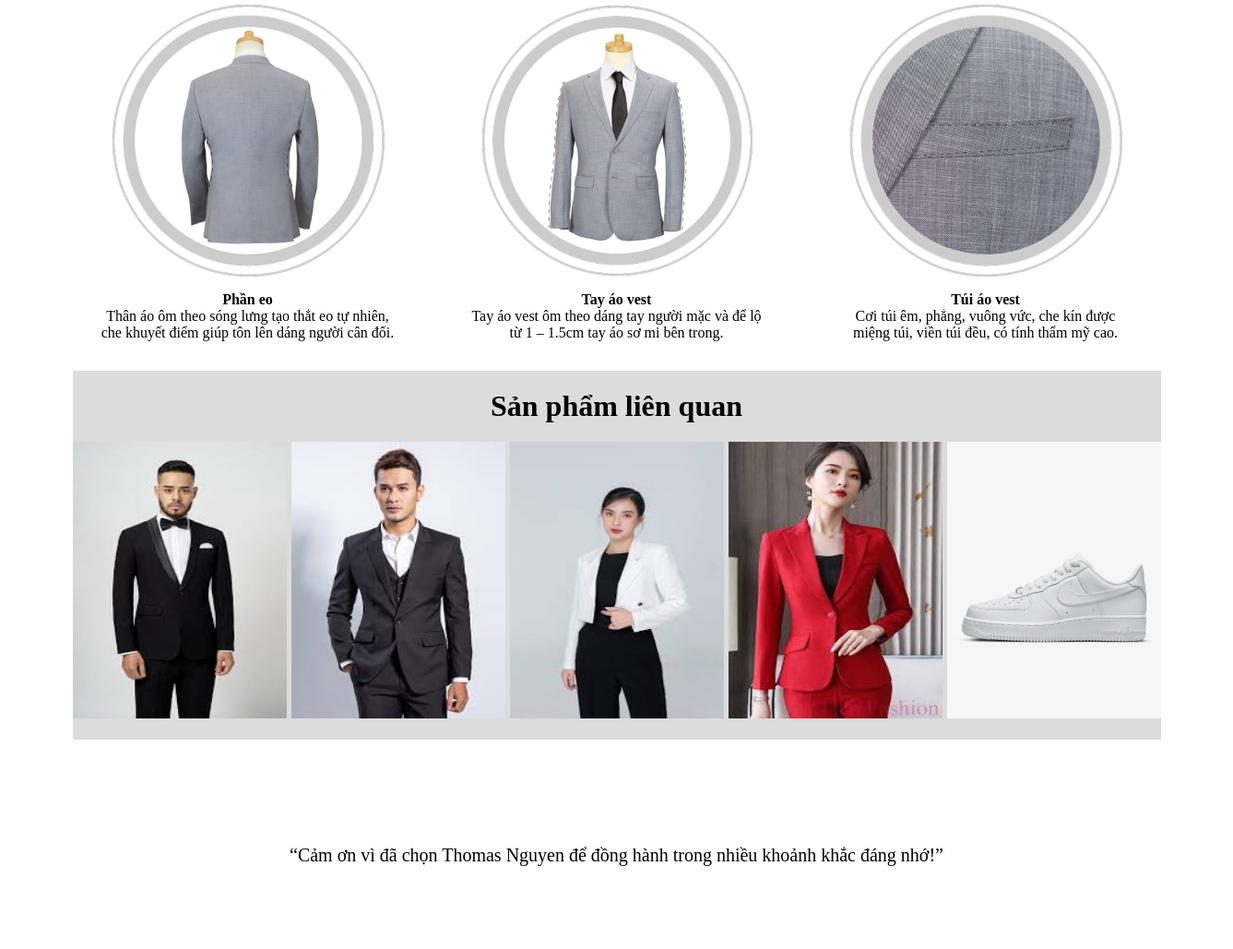
Before: /product/detail/12 (middle part) with the older database file.
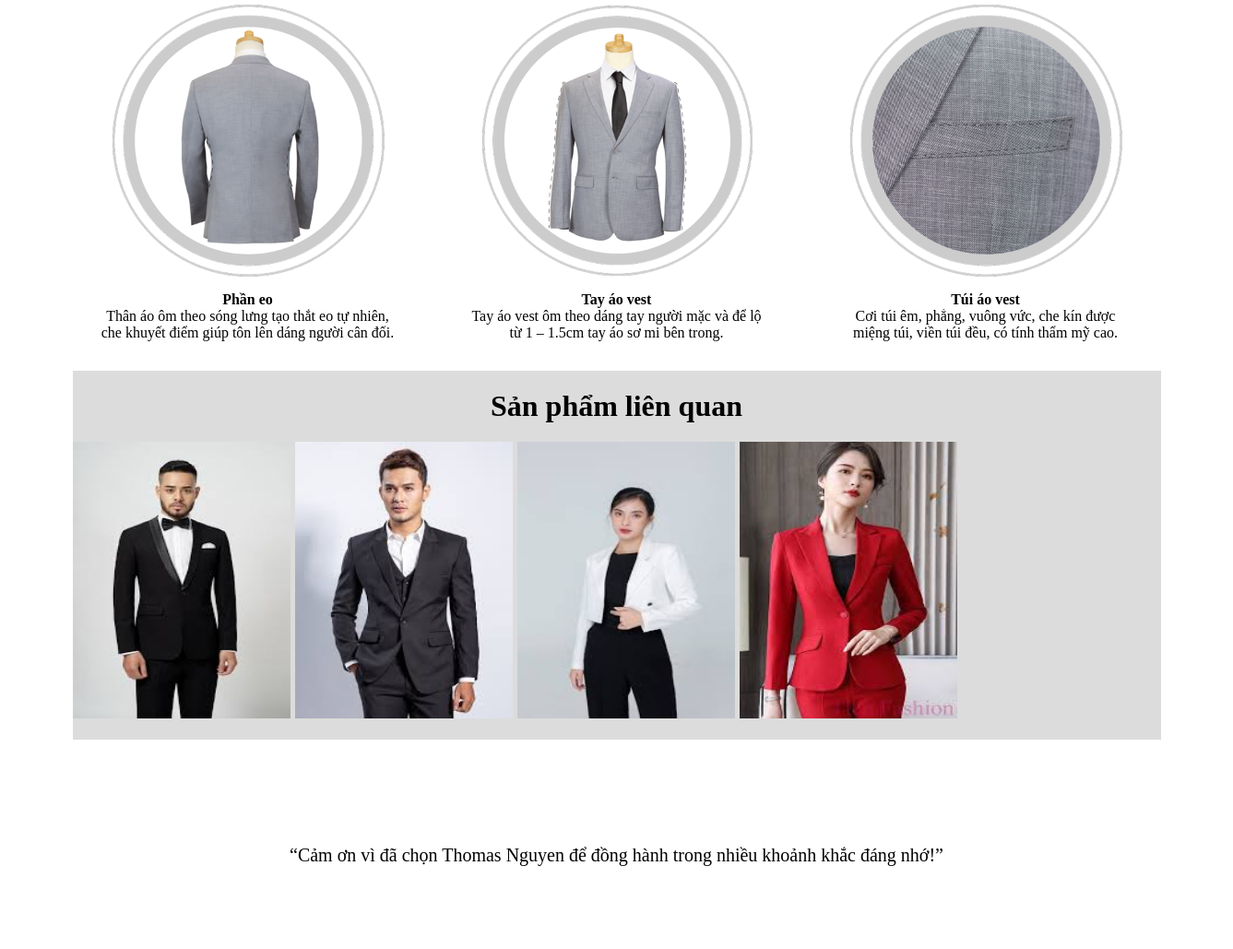
After: the same page with the newer database file.
### tables this page shows
CREATE TABLE `product` (
  `id` int(11) NOT NULL,
  `name` varchar(100) NOT NULL,
  `categories` int(10) NOT NULL,
  `price` int(11) NOT NULL,
  `description` text NOT NULL,
  `img` varchar(255) NOT NULL,
  `sale` float(11,2) NOT NULL DEFAULT 0.00,
  `status` enum('public','private') NOT NULL DEFAULT 'public',
  `amount` int(10) NOT NULL DEFAULT 0,
  `selled` int(10) NOT NULL DEFAULT 0,
  `created_at` timestamp NOT NULL DEFAULT current_timestamp() ON UPDATE current_timestamp(),
  `updated_at` timestamp NOT NULL DEFAULT '0000-00-00 00:00:00'
);

### App/Controllers/ProductController.php (called while the page is built, shortened)
<?php
class ProductController extends Controller
{
    public function detail($id)
    {
        $ProductModel = $this->model("ProductModel");
        $ProductModel->setId($id);
        $product = $ProductModel->getOneProduct();
        $this->data['product'] = $product;
        $this->data['getRelatedProducts'] = $ProductModel->getRelatedProducts($this->data['product']['categories'], $id);
        $this->data['path'] = 'product/detail';
        $this->data['pageTitle'] = "Sản phẩm";
        $this->view('home/index', $this->data);
    }
}

### Core/App.php (called while the page is built, shortened)
<?php
class App
{
    protected $controller = 'HomeController';
    protected $method = 'index';
    public function __construct()
    {
        $url = $this->parseUrl();
        if (isset($url[0]) && file_exists('App/Controllers/' . ucfirst($url[0]) . 'Controller.php')) {
            $this->controller = ucfirst($url[0]) . 'Controller';
            unset($url[0]);
        } else {
            if (!file_exists('App/Controllers/' . $this->controller . '.php')) {
                include 'App/Views/error/404.php';
                exit();
            }
        }
        $this->controller = new $this->controller;
        if (isset($url[1])) {
            if (method_exists($this->controller, $url[1])) {
                $this->method = $url[1];
                unset($url[1]);
            } else {
                include 'App/Views/error/404.php';
                exit();
            }
        }
        $this->params = $url ? array_values($url) : [];
        call_user_func_array([$this->controller, $this->method], $this->params);
    }
    private function parseUrl()
    {
        if (isset($_GET['url'])) {
            return explode('/', filter_var(rtrim($_GET['url'], '/'), FILTER_SANITIZE_URL));
        }
        return [];
    }
}

### index.php (called while the page is built, shortened)
<?php
require_once 'Core/App.php';
require_once 'Core/Controller.php';
require_once 'Core/Database.php';
require_once 'App/Trait/ProductModelGettersSetters.php';
$app = new App();
?>

### Core/Database.php (called while the page is built, shortened)
<?php
class Database {
    public $conn;
    public $servername = "localhost";
    public $username = "root";
    public $password = "";
    function __construct()
    {
        try {
            $this->conn = new PDO("mysql:host=$this->servername;dbname=adamstore", $this->username, $this->password);
            $this->conn->setAttribute(PDO::ATTR_ERRMODE, PDO::ERRMODE_EXCEPTION);
        } catch(PDOException $e) {
            echo "Connection failed: " . $e->getMessage();
        }
    }
    public function getAll($sql, $params = [])
    {
        try {
            $stmt = $this->conn->prepare($sql);
            $stmt->execute($params);
            return $stmt->fetchAll(PDO::FETCH_ASSOC);
        } catch (PDOException $e) {
            throw $e;
        }
    }
    public function getOne($sql, $params = [])
    {
        try {
            $stmt = $this->conn->prepare($sql);
            $stmt->execute($params);
            return $stmt->fetch(PDO::FETCH_ASSOC);
        } catch (PDOException $e) {
            throw $e;
        }
    }
}

### App/Models/ProductModel.php (called while the page is built, shortened)
<?php
class ProductModel extends Database
{
    public function getOneProduct()
    {
        $sql = "SELECT * FROM product WHERE id = :id";
        $params = ['id' => $this->getId()];
        $data = $this->getOne($sql, $params);
        return $data;
    }
    public function getRelatedProducts($categoryId, $productId)
    {
        $sql = "SELECT * FROM product WHERE categories = :categoryId AND id != :productId";
        $params = [
            'categoryId' => $categoryId,
            'productId' => $productId
        ];
        $data = $this->getAll($sql, $params);
        return $data;
    }
}

### App/Trait/ProductModelGettersSetters.php (called while the page is built, shortened)
<?php
trait ProductModelGettersSetters
{
    private $id;
    public function setId($id)
    {
        $this->id = $id;
    }
    public function getId()
    {
        return $this->id;
    }
}

### App/Views/product/detail.php (the view, shortened to what this page needs)
<div class="container-prd-adam">
    <div class="sew-product">
        <div class="sew-column-02">
            <div>
                <img src="./Public/img/EO.png" alt="">
                <p>
                    <h4>
                        Phần eo
                    </h4>
                    <span>
                        Thân áo ôm theo sóng lưng tạo thắt eo tự nhiên, che khuyết điểm giúp tôn lên dáng người cân đối.
                    </span>
                </p>
            </div>
            <div>
                <img src="./Public/img/TAY-AO.png" alt="">
                <p>
                    <h4>
                        Tay áo vest
                    </h4>
                    <span>
                        Tay áo vest ôm theo dáng tay người mặc và để lộ từ 1 – 1.5cm tay áo sơ mi bên trong.
                    </span>
                </p>
            </div>
            <div>
                <img src="./Public/img/TUI-AO.png" alt="">
                <p>
                    <h4>
                        Túi áo vest
                    </h4>
                    <span>
                        Cơi túi êm, phẳng, vuông vức, che kín được miệng túi, viền túi đều, có tính thẩm mỹ cao.
                    </span>
                </p>
            </div>
        </div>
    </div>
    <div class="history-product">
        <div class="his-row-1">
            <h1>
                Sản phẩm liên quan
            </h1>
        </div>
        <div class="his-row-2">
            <?php
            foreach ($getRelatedProducts as $value) {
                echo '<section>
                        <img src="./Public/uploads/'.$value['img'].'" alt="">
                        <div class="sale-off">
                            <a class="btn btn-primary" href="./product/detail/'.$value['id'].'">More</a>
                        </div>
                    </section>';
            }
            ?>
        </div>
    </div>
</div>
<div class="thank-you">
            “Cảm ơn vì đã chọn Thomas Nguyen để
    đồng hành trong nhiều khoảnh khắc đáng nhớ!”
</div>

### Core/Controller.php (shortened to what this page needs)
<?php
class Controller
{
    public function view($view, $data = [])
    {
        if (file_exists('App/Views/' . $view . '.php')) {
            extract($data);
            require_once 'App/Views/' . $view . '.php';
        } else {
            die("View không tồn tại");
        }
    }
}

### App/Views/home/index.php (shortened to what this page needs)
<!DOCTYPE html>
<html lang="en">
<head>
    <link rel="stylesheet" href="./Public/css/style.css">
    <link rel="stylesheet" href="https://cdnjs.cloudflare.com/ajax/libs/font-awesome/6.6.0/css/all.min.css">
</head>
<body>
    <?php include './App/Views/' . $path . '.php';?>
</body>
</html>

### Public/css/style.css (style rules this page uses)
* { margin: 0; padding: 0; box-sizing: border-box; }
.container-prd-adam { width: 100%; min-height: 500px; margin-top: 20px; }
.sew-product { width: 1180px; min-height: 700px; margin: 0 auto; }
.sew-column-02 { clear: both; width: 100%; height: 400px; margin-top: 20px; display: flex; gap: 20px; text-align: center; }
.sew-column-02 div { padding: 0 30px; width: 33.33%; height: 400px; }
.sew-column-02 div p { margin-top: 10px; }
.sew-column-02 img { width: 300px; height: 300px; }
.history-product { width: 1180px; min-height: 400px; background-color: gainsboro; margin: 0 auto; }
.his-row-1 h1 { text-align: center; padding: 20px 0; }
.his-row-2 { display: flex; gap: 5px; margin-bottom: 10px; overflow: hidden; }
.his-row-2 section { width: 20%; height: 300px; background-color: red; overflow: hidden; position: relative; display: block; }
.his-row-2 img { width: 100%; height: 100%; transition: all 0.3s ease-in-out; }
.thank-you { margin: 0 auto; padding: 100px; font-size: 20px; width: 1180px; line-height: 50px; display: flex; justify-content: center; align-items: center; }

Changed rows visible on the page:
removed product: img (picture)
